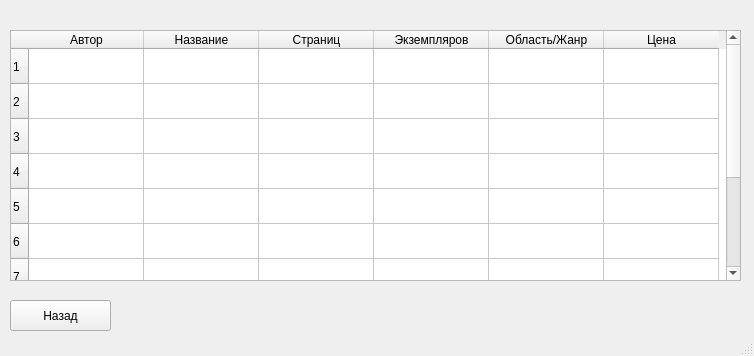
<?xml version="1.0" encoding="UTF-8"?>
<ui version="4.0">
 <class>MainWindow</class>
 <widget class="QMainWindow" name="MainWindow">
  <property name="geometry">
   <rect>
    <x>0</x>
    <y>0</y>
    <width>754</width>
    <height>356</height>
   </rect>
  </property>
  <property name="windowTitle">
   <string>Фонд книг</string>
  </property>
  <widget class="QWidget" name="centralwidget">
   <widget class="QPushButton" name="pushButton">
    <property name="geometry">
     <rect>
      <x>10</x>
      <y>300</y>
      <width>101</width>
      <height>31</height>
     </rect>
    </property>
    <property name="text">
     <string>Назад</string>
    </property>
   </widget>
   <widget class="QTableWidget" name="tableWidget">
    <property name="geometry">
     <rect>
      <x>10</x>
      <y>30</y>
      <width>731</width>
      <height>251</height>
     </rect>
    </property>
    <property name="maximumSize">
     <size>
      <width>16777215</width>
      <height>16777215</height>
     </size>
    </property>
    <property name="lineWidth">
     <number>1</number>
    </property>
    <property name="dragEnabled">
     <bool>false</bool>
    </property>
    <property name="rowCount">
     <number>10</number>
    </property>
    <property name="columnCount">
     <number>6</number>
    </property>
    <attribute name="horizontalHeaderCascadingSectionResizes">
     <bool>true</bool>
    </attribute>
    <attribute name="horizontalHeaderDefaultSectionSize">
     <number>115</number>
    </attribute>
    <attribute name="verticalHeaderDefaultSectionSize">
     <number>35</number>
    </attribute>
    <row/>
    <row/>
    <row/>
    <row/>
    <row/>
    <row/>
    <row/>
    <row/>
    <row/>
    <row/>
    <column>
     <property name="text">
      <string>Автор</string>
     </property>
    </column>
    <column>
     <property name="text">
      <string>Название</string>
     </property>
    </column>
    <column>
     <property name="text">
      <string>Страниц</string>
     </property>
    </column>
    <column>
     <property name="text">
      <string>Экземпляров</string>
     </property>
    </column>
    <column>
     <property name="text">
      <string>Область/Жанр</string>
     </property>
    </column>
    <column>
     <property name="text">
      <string>Цена</string>
     </property>
    </column>
   </widget>
  </widget>
  <widget class="QMenuBar" name="menubar">
   <property name="geometry">
    <rect>
     <x>0</x>
     <y>0</y>
     <width>754</width>
     <height>22</height>
    </rect>
   </property>
  </widget>
  <widget class="QStatusBar" name="statusbar"/>
 </widget>
 <resources/>
 <connections/>
</ui>
